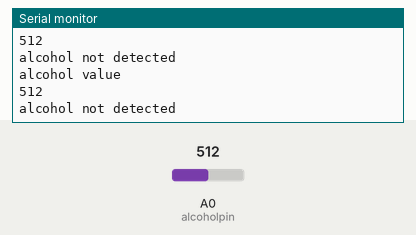
Recording of a sketch running on a simulated Arduino Uno, built with avr-gcc and run on an emulated ATmega328P. On the bench: the last lines printed to the serial monitor. Inputs (shaded band) come from the test bench; at power-on: A0 (alcoholpin) = 512.

Above: at 1.8 s.
1.9 s: A0 (alcoholpin) set to 588
At 2.8 s:
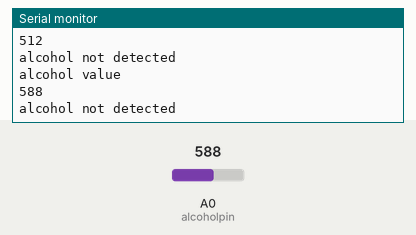
3.4 s: A0 (alcoholpin) set to 618
At 4.4 s:
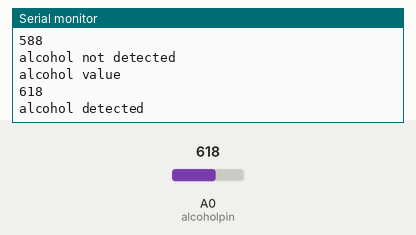
Timing chart, 0 to 6.4 s (numbered marks = the images above; inputs shaded):
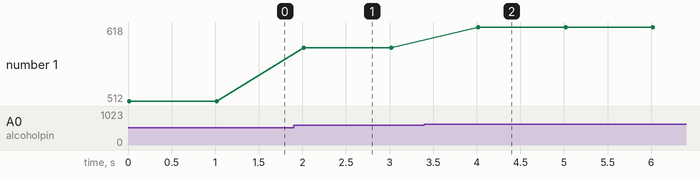

Measured:
- the behaviour switches between 600 and 601 on A0 (alcoholpin) (found by bisection; images 1 and 2)
- after the input at 1.9 s, the serial monitor: prints a new line after 0.12 s (image 1)
- after the input at 3.4 s, the serial monitor: prints a new line after 0.62 s (image 2)
- plotted number 1: 512 → 588 after the input at 1.9 s, 588 → 618 after the input at 3.4 s

The sketch:

alcohol_sketch_feb25a.ino
```cpp
int alcoholpin = A0;
void setup() {
  // put your setup code here, to run once:
 pinMode( alcoholpin , INPUT);
 Serial.begin(9600);
}

void loop() {
  // put your main code here, to run repeatedly:
 int alcoholvalue = analogRead(alcoholpin);
Serial.println("alcohol value");
Serial.println(alcoholvalue);

 if(alcoholvalue >600){
  digitalWrite( alcoholpin , 600);
  Serial.println("alcohol detected");
  delay(1000);
 }

 else {
  digitalWrite(alcoholpin , 0);
  Serial.println("alcohol not detected");
  delay(1000);
 }

 }
```
